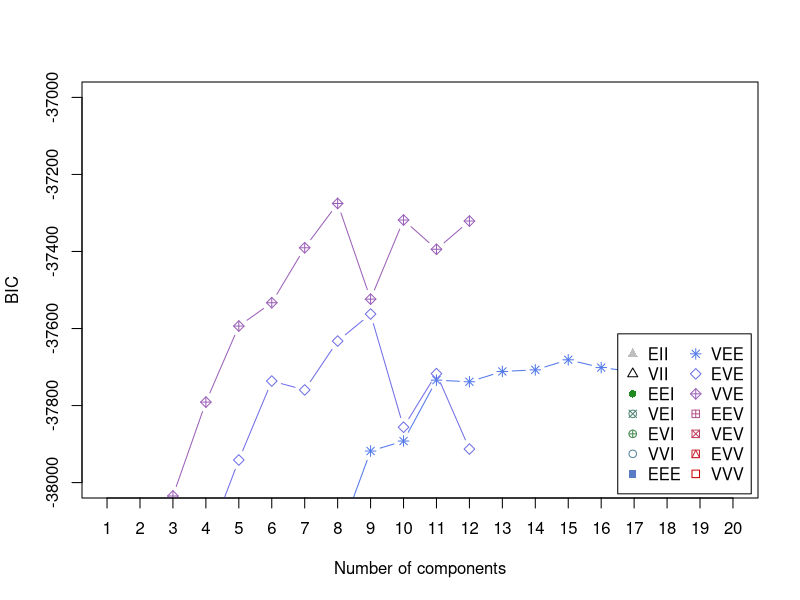
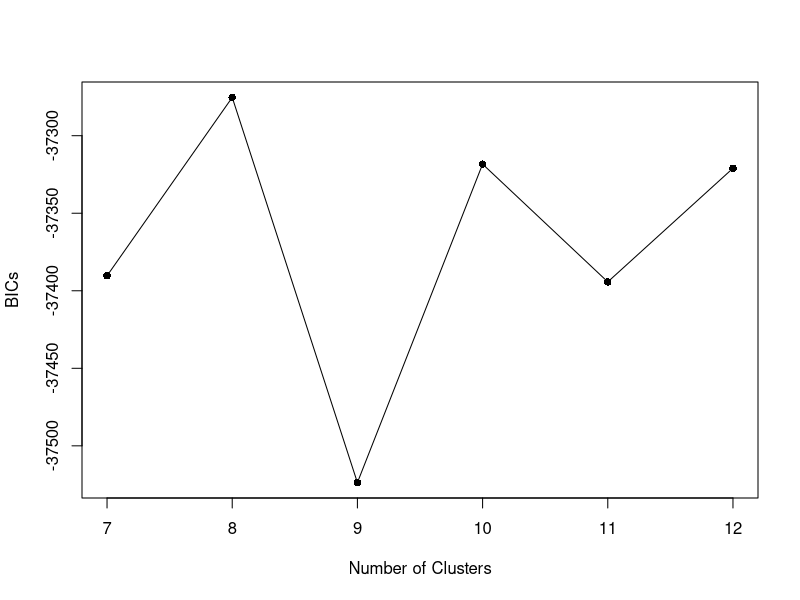

The R source for these figures, in order: (Note: this script raises an error after producing the figures.)
library(here)
library(mclust)

#import raw data
dat_raw <- read.csv(here("data/CommunityData-raw-2015.csv"))
#select columns of interest
dat  <- dat_raw[,c(4:ncol(dat_raw))]
#convert to dataframe
dat = as.data.frame(unclass(dat))
#set rownames to city names
rownames(dat)=dat_raw$ME
#look at data
summary(dat)
head(dat)
# remove any records that have NAs
dat = na.omit(dat)
# convert to z-scores
dat <- as.matrix(scale(dat, center = TRUE, scale = TRUE))

#run mclust on 1 to 20 clusters
dat_mc <- Mclust(dat, G=c(1:20))
summary(dat_mc)
plot(dat_mc, what='BIC', ylim=c(-38000,-37000))

#model type VVE chosen as best, with similar BIC scores for 7-12 clusters
#to do additional model comparisons, generate and compare VVE models with 7-12 clusters
dat_mc7 <- Mclust(dat, G=7, modelNames="VVE")
dat_mc8 <- Mclust(dat, G=8, modelNames="VVE")
dat_mc9 <- Mclust(dat, G=9, modelNames="VVE")
dat_mc10 <- Mclust(dat, G=10, modelNames="VVE")
dat_mc11 <- Mclust(dat, G=11, modelNames="VVE")
dat_mc12 <- Mclust(dat, G=12, modelNames="VVE")

#extract BIC scores
BICs<-c(dat_mc7$BIC[1],dat_mc8$BIC[1],dat_mc9$BIC[1],dat_mc10$BIC[1],dat_mc11$BIC[1],dat_mc12$BIC[1])
#plot BIC scores
plot(c(7:12),BICs, pch=16, xlab="Number of Clusters", type='o')
#calculate change in BIC score, since in this method the goal to to maximize BIC
#we calculate change from highest scoring model
delta_BIC <- max(BICs) - BICs
#calculate BIC weights
w_BIC <- round(exp(-0.5*delta_BIC)/sum(exp(-0.5*delta_BIC)), digits=3)
#make table of results
results_table <- cbind.data.frame(clusters=c(7:12),BIC=BICs,delta_BIC,weight=w_BIC)
results_table

#extract classifications, e.g., which city belongs to which cluster
dat_mc8$classification

#write csv file
write.csv(dat_mc8$classification,file=here("results/cluster_assignment.csv"))


#print table showing probability that city belongs to class
class_prob <- round(dat_mc8$z, digits=3)
class_prob
